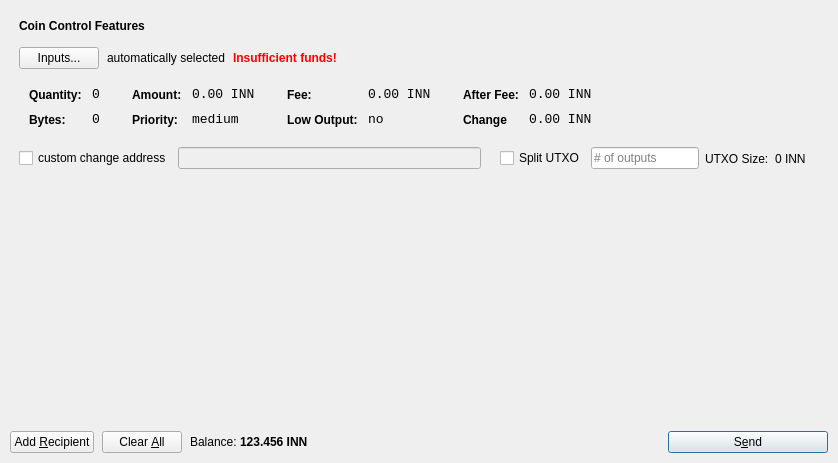
<?xml version="1.0" encoding="UTF-8"?>
<ui version="4.0">
 <class>SendCoinsDialog</class>
 <widget class="QDialog" name="SendCoinsDialog">
  <property name="geometry">
   <rect>
    <x>0</x>
    <y>0</y>
    <width>615</width>
    <height>463</height>
   </rect>
  </property>
  <property name="windowTitle">
   <string>Send Coins</string>
  </property>
  <layout class="QVBoxLayout" name="verticalLayout">
   <property name="spacing">
    <number>8</number>
   </property>
   <property name="leftMargin">
    <number>10</number>
   </property>
   <property name="topMargin">
    <number>10</number>
   </property>
   <property name="rightMargin">
    <number>10</number>
   </property>
   <property name="bottomMargin">
    <number>10</number>
   </property>
   <item>
    <widget class="QFrame" name="frameCoinControl">
     <property name="sizePolicy">
      <sizepolicy hsizetype="Expanding" vsizetype="Expanding">
       <horstretch>0</horstretch>
       <verstretch>0</verstretch>
      </sizepolicy>
     </property>
     <property name="maximumSize">
      <size>
       <width>16777215</width>
       <height>16777215</height>
      </size>
     </property>
     <property name="frameShape">
      <enum>QFrame::NoFrame</enum>
     </property>
     <property name="frameShadow">
      <enum>QFrame::Plain</enum>
     </property>
     <layout class="QGridLayout" name="gridLayout">
      <item row="0" column="0">
       <layout class="QHBoxLayout" name="horizontalLayoutCoinControl1">
        <property name="bottomMargin">
         <number>8</number>
        </property>
        <item>
         <widget class="QLabel" name="labelCoinControlFeatures">
          <property name="sizePolicy">
           <sizepolicy hsizetype="Preferred" vsizetype="Maximum">
            <horstretch>0</horstretch>
            <verstretch>0</verstretch>
           </sizepolicy>
          </property>
          <property name="font">
           <font>
            <weight>75</weight>
            <bold>true</bold>
           </font>
          </property>
          <property name="styleSheet">
           <string notr="true">font-weight:bold;</string>
          </property>
          <property name="text">
           <string>Coin Control Features</string>
          </property>
         </widget>
        </item>
       </layout>
      </item>
      <item row="1" column="0">
       <layout class="QHBoxLayout" name="horizontalLayoutCoinControl2" stretch="0,0,0,0">
        <property name="spacing">
         <number>8</number>
        </property>
        <property name="bottomMargin">
         <number>8</number>
        </property>
        <item>
         <widget class="QPushButton" name="pushButtonCoinControl">
          <property name="styleSheet">
           <string notr="true"/>
          </property>
          <property name="text">
           <string>Inputs...</string>
          </property>
         </widget>
        </item>
        <item>
         <widget class="QLabel" name="labelCoinControlAutomaticallySelected">
          <property name="text">
           <string>automatically selected</string>
          </property>
          <property name="margin">
           <number>5</number>
          </property>
         </widget>
        </item>
        <item>
         <widget class="QLabel" name="labelCoinControlInsuffFunds">
          <property name="font">
           <font>
            <weight>75</weight>
            <bold>true</bold>
           </font>
          </property>
          <property name="styleSheet">
           <string notr="true">color:red;font-weight:bold;</string>
          </property>
          <property name="text">
           <string>Insufficient funds!</string>
          </property>
          <property name="margin">
           <number>5</number>
          </property>
         </widget>
        </item>
        <item>
         <spacer name="horizontalSpacerCoinControl">
          <property name="orientation">
           <enum>Qt::Horizontal</enum>
          </property>
          <property name="sizeHint" stdset="0">
           <size>
            <width>40</width>
            <height>1</height>
           </size>
          </property>
         </spacer>
        </item>
       </layout>
      </item>
      <item row="2" column="0">
       <widget class="QWidget" name="widgetCoinControl" native="true">
        <property name="sizePolicy">
         <sizepolicy hsizetype="Preferred" vsizetype="Preferred">
          <horstretch>0</horstretch>
          <verstretch>0</verstretch>
         </sizepolicy>
        </property>
        <property name="minimumSize">
         <size>
          <width>0</width>
          <height>0</height>
         </size>
        </property>
        <property name="styleSheet">
         <string notr="true"/>
        </property>
        <layout class="QHBoxLayout" name="horizontalLayoutCoinControl5">
         <property name="leftMargin">
          <number>0</number>
         </property>
         <property name="topMargin">
          <number>0</number>
         </property>
         <property name="rightMargin">
          <number>0</number>
         </property>
         <property name="bottomMargin">
          <number>0</number>
         </property>
         <item>
          <layout class="QHBoxLayout" name="horizontalLayoutCoinControl3" stretch="0,0,0,1">
           <property name="spacing">
            <number>20</number>
           </property>
           <property name="topMargin">
            <number>0</number>
           </property>
           <property name="bottomMargin">
            <number>10</number>
           </property>
           <item>
            <layout class="QFormLayout" name="formLayoutCoinControl1">
             <property name="horizontalSpacing">
              <number>10</number>
             </property>
             <property name="verticalSpacing">
              <number>10</number>
             </property>
             <property name="leftMargin">
              <number>10</number>
             </property>
             <property name="topMargin">
              <number>4</number>
             </property>
             <property name="rightMargin">
              <number>6</number>
             </property>
             <item row="0" column="0">
              <widget class="QLabel" name="labelCoinControlQuantityText">
               <property name="styleSheet">
                <string notr="true">font-weight:bold;</string>
               </property>
               <property name="text">
                <string>Quantity:</string>
               </property>
               <property name="margin">
                <number>0</number>
               </property>
              </widget>
             </item>
             <item row="0" column="1">
              <widget class="QLabel" name="labelCoinControlQuantity">
               <property name="font">
                <font>
                 <family>Monospace</family>
                 <pointsize>10</pointsize>
                </font>
               </property>
               <property name="cursor">
                <cursorShape>IBeamCursor</cursorShape>
               </property>
               <property name="contextMenuPolicy">
                <enum>Qt::ActionsContextMenu</enum>
               </property>
               <property name="text">
                <string>0</string>
               </property>
               <property name="margin">
                <number>0</number>
               </property>
               <property name="textInteractionFlags">
                <set>Qt::LinksAccessibleByMouse|Qt::TextSelectableByKeyboard|Qt::TextSelectableByMouse</set>
               </property>
              </widget>
             </item>
             <item row="1" column="0">
              <widget class="QLabel" name="labelCoinControlBytesText">
               <property name="styleSheet">
                <string notr="true">font-weight:bold;</string>
               </property>
               <property name="text">
                <string>Bytes:</string>
               </property>
              </widget>
             </item>
             <item row="1" column="1">
              <widget class="QLabel" name="labelCoinControlBytes">
               <property name="font">
                <font>
                 <family>Monospace</family>
                 <pointsize>10</pointsize>
                </font>
               </property>
               <property name="cursor">
                <cursorShape>IBeamCursor</cursorShape>
               </property>
               <property name="contextMenuPolicy">
                <enum>Qt::ActionsContextMenu</enum>
               </property>
               <property name="text">
                <string>0</string>
               </property>
               <property name="textInteractionFlags">
                <set>Qt::LinksAccessibleByMouse|Qt::TextSelectableByKeyboard|Qt::TextSelectableByMouse</set>
               </property>
              </widget>
             </item>
            </layout>
           </item>
           <item>
            <layout class="QFormLayout" name="formLayoutCoinControl2">
             <property name="horizontalSpacing">
              <number>10</number>
             </property>
             <property name="verticalSpacing">
              <number>10</number>
             </property>
             <property name="leftMargin">
              <number>6</number>
             </property>
             <property name="topMargin">
              <number>4</number>
             </property>
             <property name="rightMargin">
              <number>6</number>
             </property>
             <item row="0" column="0">
              <widget class="QLabel" name="labelCoinControlAmountText">
               <property name="styleSheet">
                <string notr="true">font-weight:bold;</string>
               </property>
               <property name="text">
                <string>Amount:</string>
               </property>
               <property name="margin">
                <number>0</number>
               </property>
              </widget>
             </item>
             <item row="0" column="1">
              <widget class="QLabel" name="labelCoinControlAmount">
               <property name="font">
                <font>
                 <family>Monospace</family>
                 <pointsize>10</pointsize>
                </font>
               </property>
               <property name="cursor">
                <cursorShape>IBeamCursor</cursorShape>
               </property>
               <property name="contextMenuPolicy">
                <enum>Qt::ActionsContextMenu</enum>
               </property>
               <property name="text">
                <string>0.00 INN</string>
               </property>
               <property name="textInteractionFlags">
                <set>Qt::LinksAccessibleByMouse|Qt::TextSelectableByKeyboard|Qt::TextSelectableByMouse</set>
               </property>
              </widget>
             </item>
             <item row="1" column="0">
              <widget class="QLabel" name="labelCoinControlPriorityText">
               <property name="styleSheet">
                <string notr="true">font-weight:bold;</string>
               </property>
               <property name="text">
                <string>Priority:</string>
               </property>
              </widget>
             </item>
             <item row="1" column="1">
              <widget class="QLabel" name="labelCoinControlPriority">
               <property name="font">
                <font>
                 <family>Monospace</family>
                 <pointsize>10</pointsize>
                </font>
               </property>
               <property name="cursor">
                <cursorShape>IBeamCursor</cursorShape>
               </property>
               <property name="contextMenuPolicy">
                <enum>Qt::ActionsContextMenu</enum>
               </property>
               <property name="text">
                <string>medium</string>
               </property>
               <property name="textInteractionFlags">
                <set>Qt::LinksAccessibleByMouse|Qt::TextSelectableByKeyboard|Qt::TextSelectableByMouse</set>
               </property>
              </widget>
             </item>
            </layout>
           </item>
           <item>
            <layout class="QFormLayout" name="formLayoutCoinControl3">
             <property name="horizontalSpacing">
              <number>10</number>
             </property>
             <property name="verticalSpacing">
              <number>10</number>
             </property>
             <property name="leftMargin">
              <number>6</number>
             </property>
             <property name="topMargin">
              <number>4</number>
             </property>
             <property name="rightMargin">
              <number>6</number>
             </property>
             <item row="0" column="0">
              <widget class="QLabel" name="labelCoinControlFeeText">
               <property name="styleSheet">
                <string notr="true">font-weight:bold;</string>
               </property>
               <property name="text">
                <string>Fee:</string>
               </property>
               <property name="margin">
                <number>0</number>
               </property>
              </widget>
             </item>
             <item row="0" column="1">
              <widget class="QLabel" name="labelCoinControlFee">
               <property name="font">
                <font>
                 <family>Monospace</family>
                 <pointsize>10</pointsize>
                </font>
               </property>
               <property name="cursor">
                <cursorShape>IBeamCursor</cursorShape>
               </property>
               <property name="contextMenuPolicy">
                <enum>Qt::ActionsContextMenu</enum>
               </property>
               <property name="text">
                <string>0.00 INN</string>
               </property>
               <property name="textInteractionFlags">
                <set>Qt::LinksAccessibleByMouse|Qt::TextSelectableByKeyboard|Qt::TextSelectableByMouse</set>
               </property>
              </widget>
             </item>
             <item row="1" column="0">
              <widget class="QLabel" name="labelCoinControlLowOutputText">
               <property name="styleSheet">
                <string notr="true">font-weight:bold;</string>
               </property>
               <property name="text">
                <string>Low Output:</string>
               </property>
              </widget>
             </item>
             <item row="1" column="1">
              <widget class="QLabel" name="labelCoinControlLowOutput">
               <property name="font">
                <font>
                 <family>Monospace</family>
                 <pointsize>10</pointsize>
                </font>
               </property>
               <property name="cursor">
                <cursorShape>IBeamCursor</cursorShape>
               </property>
               <property name="contextMenuPolicy">
                <enum>Qt::ActionsContextMenu</enum>
               </property>
               <property name="text">
                <string>no</string>
               </property>
               <property name="textInteractionFlags">
                <set>Qt::LinksAccessibleByMouse|Qt::TextSelectableByKeyboard|Qt::TextSelectableByMouse</set>
               </property>
              </widget>
             </item>
            </layout>
           </item>
           <item>
            <layout class="QFormLayout" name="formLayoutCoinControl4">
             <property name="horizontalSpacing">
              <number>10</number>
             </property>
             <property name="verticalSpacing">
              <number>10</number>
             </property>
             <property name="leftMargin">
              <number>6</number>
             </property>
             <property name="topMargin">
              <number>4</number>
             </property>
             <property name="rightMargin">
              <number>6</number>
             </property>
             <item row="0" column="0">
              <widget class="QLabel" name="labelCoinControlAfterFeeText">
               <property name="styleSheet">
                <string notr="true">font-weight:bold;</string>
               </property>
               <property name="text">
                <string>After Fee:</string>
               </property>
               <property name="margin">
                <number>0</number>
               </property>
              </widget>
             </item>
             <item row="0" column="1">
              <widget class="QLabel" name="labelCoinControlAfterFee">
               <property name="font">
                <font>
                 <family>Monospace</family>
                 <pointsize>10</pointsize>
                </font>
               </property>
               <property name="cursor">
                <cursorShape>IBeamCursor</cursorShape>
               </property>
               <property name="contextMenuPolicy">
                <enum>Qt::ActionsContextMenu</enum>
               </property>
               <property name="text">
                <string>0.00 INN</string>
               </property>
               <property name="textInteractionFlags">
                <set>Qt::LinksAccessibleByMouse|Qt::TextSelectableByKeyboard|Qt::TextSelectableByMouse</set>
               </property>
              </widget>
             </item>
             <item row="1" column="0">
              <widget class="QLabel" name="labelCoinControlChangeText">
               <property name="styleSheet">
                <string notr="true">font-weight:bold;</string>
               </property>
               <property name="text">
                <string>Change</string>
               </property>
              </widget>
             </item>
             <item row="1" column="1">
              <widget class="QLabel" name="labelCoinControlChange">
               <property name="font">
                <font>
                 <family>Monospace</family>
                 <pointsize>10</pointsize>
                </font>
               </property>
               <property name="cursor">
                <cursorShape>IBeamCursor</cursorShape>
               </property>
               <property name="contextMenuPolicy">
                <enum>Qt::ActionsContextMenu</enum>
               </property>
               <property name="text">
                <string>0.00 INN</string>
               </property>
               <property name="textInteractionFlags">
                <set>Qt::LinksAccessibleByMouse|Qt::TextSelectableByKeyboard|Qt::TextSelectableByMouse</set>
               </property>
              </widget>
             </item>
            </layout>
           </item>
          </layout>
         </item>
        </layout>
       </widget>
      </item>
      <item row="3" column="0">
       <layout class="QHBoxLayout" name="horizontalLayout_3">
        <item>
         <widget class="QCheckBox" name="checkBoxCoinControlChange">
          <property name="text">
           <string>custom change address</string>
          </property>
         </widget>
        </item>
        <item>
         <widget class="QLineEdit" name="lineEditCoinControlChange">
          <property name="enabled">
           <bool>false</bool>
          </property>
          <property name="sizePolicy">
           <sizepolicy hsizetype="Expanding" vsizetype="Fixed">
            <horstretch>0</horstretch>
            <verstretch>0</verstretch>
           </sizepolicy>
          </property>
         </widget>
        </item>
        <item>
         <widget class="QLabel" name="labelCoinControlChangeLabel">
          <property name="sizePolicy">
           <sizepolicy hsizetype="Preferred" vsizetype="Expanding">
            <horstretch>0</horstretch>
            <verstretch>0</verstretch>
           </sizepolicy>
          </property>
          <property name="minimumSize">
           <size>
            <width>0</width>
            <height>0</height>
           </size>
          </property>
          <property name="text">
           <string/>
          </property>
          <property name="margin">
           <number>3</number>
          </property>
         </widget>
        </item>
        <item>
         <widget class="QCheckBox" name="splitBlockCheckBox">
          <property name="text">
           <string>Split UTXO</string>
          </property>
         </widget>
        </item>
        <item>
         <widget class="QLineEdit" name="splitBlockLineEdit">
          <property name="sizePolicy">
           <sizepolicy hsizetype="Fixed" vsizetype="Fixed">
            <horstretch>50</horstretch>
            <verstretch>0</verstretch>
           </sizepolicy>
          </property>
          <property name="placeholderText">
           <string># of outputs</string>
          </property>
         </widget>
        </item>
        <item>
         <widget class="QLabel" name="labelBlockSizeText">
          <property name="text">
           <string>UTXO Size:</string>
          </property>
         </widget>
        </item>
        <item>
         <widget class="QLabel" name="labelBlockSize">
          <property name="text">
           <string>0 INN</string>
          </property>
         </widget>
        </item>
        <item>
         <widget class="QLabel" name="labelCoinControlChangeLabel_2">
          <property name="sizePolicy">
           <sizepolicy hsizetype="Preferred" vsizetype="Expanding">
            <horstretch>0</horstretch>
            <verstretch>0</verstretch>
           </sizepolicy>
          </property>
          <property name="minimumSize">
           <size>
            <width>0</width>
            <height>0</height>
           </size>
          </property>
          <property name="text">
           <string/>
          </property>
          <property name="margin">
           <number>3</number>
          </property>
         </widget>
        </item>
       </layout>
      </item>
      <item row="4" column="0">
       <spacer name="verticalSpacerCoinControl">
        <property name="orientation">
         <enum>Qt::Vertical</enum>
        </property>
        <property name="sizeHint" stdset="0">
         <size>
          <width>800</width>
          <height>6</height>
         </size>
        </property>
       </spacer>
      </item>
     </layout>
    </widget>
   </item>
   <item>
    <widget class="QScrollArea" name="scrollArea">
     <property name="frameShape">
      <enum>QFrame::NoFrame</enum>
     </property>
     <property name="widgetResizable">
      <bool>true</bool>
     </property>
     <widget class="QWidget" name="scrollAreaWidgetContents">
      <property name="geometry">
       <rect>
        <x>0</x>
        <y>0</y>
        <width>595</width>
        <height>196</height>
       </rect>
      </property>
      <layout class="QVBoxLayout" name="verticalLayout_2">
       <property name="leftMargin">
        <number>0</number>
       </property>
       <property name="topMargin">
        <number>0</number>
       </property>
       <property name="rightMargin">
        <number>0</number>
       </property>
       <property name="bottomMargin">
        <number>0</number>
       </property>
       <item>
        <layout class="QVBoxLayout" name="entries">
         <property name="spacing">
          <number>6</number>
         </property>
        </layout>
       </item>
       <item>
        <spacer name="verticalSpacer">
         <property name="orientation">
          <enum>Qt::Vertical</enum>
         </property>
         <property name="sizeHint" stdset="0">
          <size>
           <width>20</width>
           <height>40</height>
          </size>
         </property>
        </spacer>
       </item>
      </layout>
     </widget>
    </widget>
   </item>
   <item>
    <layout class="QHBoxLayout" name="horizontalLayout">
     <item>
      <widget class="QPushButton" name="addButton">
       <property name="toolTip">
        <string>Send to multiple recipients at once</string>
       </property>
       <property name="text">
        <string>Add &amp;Recipient</string>
       </property>
       <property name="icon">
        <iconset resource="../bitcoin.qrc">
         <normaloff>:/icons/add</normaloff>:/icons/add</iconset>
       </property>
       <property name="autoDefault">
        <bool>false</bool>
       </property>
      </widget>
     </item>
     <item>
      <widget class="QPushButton" name="clearButton">
       <property name="sizePolicy">
        <sizepolicy hsizetype="Minimum" vsizetype="Fixed">
         <horstretch>0</horstretch>
         <verstretch>0</verstretch>
        </sizepolicy>
       </property>
       <property name="toolTip">
        <string>Remove all transaction fields</string>
       </property>
       <property name="text">
        <string>Clear &amp;All</string>
       </property>
       <property name="icon">
        <iconset resource="../bitcoin.qrc">
         <normaloff>:/icons/remove</normaloff>:/icons/remove</iconset>
       </property>
       <property name="autoRepeatDelay">
        <number>300</number>
       </property>
       <property name="autoDefault">
        <bool>false</bool>
       </property>
      </widget>
     </item>
     <item>
      <layout class="QHBoxLayout" name="horizontalLayout_2">
       <property name="spacing">
        <number>3</number>
       </property>
       <item>
        <widget class="QLabel" name="label">
         <property name="sizePolicy">
          <sizepolicy hsizetype="Preferred" vsizetype="Fixed">
           <horstretch>0</horstretch>
           <verstretch>0</verstretch>
          </sizepolicy>
         </property>
         <property name="text">
          <string>Balance:</string>
         </property>
        </widget>
       </item>
       <item>
        <widget class="QLabel" name="labelBalance">
         <property name="sizePolicy">
          <sizepolicy hsizetype="Preferred" vsizetype="Fixed">
           <horstretch>0</horstretch>
           <verstretch>0</verstretch>
          </sizepolicy>
         </property>
         <property name="font">
          <font>
           <weight>75</weight>
           <bold>true</bold>
          </font>
         </property>
         <property name="cursor">
          <cursorShape>IBeamCursor</cursorShape>
         </property>
         <property name="text">
          <string>123.456 INN</string>
         </property>
         <property name="textInteractionFlags">
          <set>Qt::LinksAccessibleByMouse|Qt::TextSelectableByKeyboard|Qt::TextSelectableByMouse</set>
         </property>
        </widget>
       </item>
      </layout>
     </item>
     <item>
      <spacer name="horizontalSpacer">
       <property name="orientation">
        <enum>Qt::Horizontal</enum>
       </property>
       <property name="sizeHint" stdset="0">
        <size>
         <width>40</width>
         <height>20</height>
        </size>
       </property>
      </spacer>
     </item>
     <item>
      <widget class="QPushButton" name="sendButton">
       <property name="minimumSize">
        <size>
         <width>160</width>
         <height>0</height>
        </size>
       </property>
       <property name="toolTip">
        <string>Confirm the send action</string>
       </property>
       <property name="text">
        <string>S&amp;end</string>
       </property>
       <property name="icon">
        <iconset resource="../bitcoin.qrc">
         <normaloff>:/icons/send</normaloff>:/icons/send</iconset>
       </property>
       <property name="default">
        <bool>true</bool>
       </property>
      </widget>
     </item>
    </layout>
   </item>
  </layout>
 </widget>
 <resources>
  <include location="../bitcoin.qrc"/>
 </resources>
 <connections/>
</ui>
